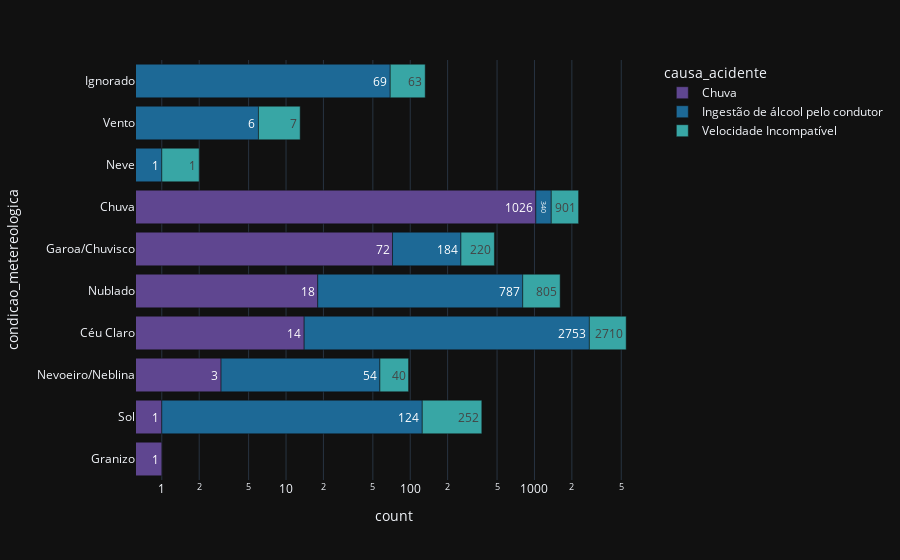

Notebook cell for this chart:
### Code cell
#choropleth_map(dados,'PB')
#line_chart(dados,"BR")
#scatter_chart(dados,'PB')
#scatter_map(dados,'PB')
#bar_chart(dados,'BR',['Ingestão de álcool pelo condutor',
       # 'Chuva',
       # 'Velocidade Incompatível'])

### Figure 1 — Plotly figure (JSON) as saved in the notebook; plotly's stock layout.template omitted (floating-point values rounded to 4 significant figures)
{"data": [{"alignmentgroup": "True", "hovertemplate": "causa_acidente=Chuva<br>count=%{text}<br>condicao_metereologica=%{y}<extra></extra>", "legendgroup": "Chuva", "marker": {"color": "rgb(95, 70, 144)", "pattern": {"shape": ""}}, "name": "Chuva", "offsetgroup": "Chuva", "orientation": "h", "showlegend": true, "text": [1, 1, 3, 14, 18, 72, 1026], "textposition": "auto", "type": "bar", "x": [1, 1, 3, 14, 18, 72, 1026], "xaxis": "x", "y": ["Granizo", "Sol", "Nevoeiro/Neblina", "Céu Claro", "Nublado", "Garoa/Chuvisco", "Chuva"], "yaxis": "y"}, {"alignmentgroup": "True", "hovertemplate": "causa_acidente=Ingestão de álcool pelo condutor<br>count=%{text}<br>condicao_metereologica=%{y}<extra></extra>", "legendgroup": "Ingestão de álcool pelo condutor", "marker": {"color": "rgb(29, 105, 150)", "pattern": {"shape": ""}}, "name": "Ingestão de álcool pelo condutor", "offsetgroup": "Ingestão de álcool pelo condutor", "orientation": "h", "showlegend": true, "text": [1, 6, 54, 69, 124, 184, 340, 787, 2753], "textposition": "auto", "type": "bar", "x": [1, 6, 54, 69, 124, 184, 340, 787, 2753], "xaxis": "x", "y": ["Neve", "Vento", "Nevoeiro/Neblina", "Ignorado", "Sol", "Garoa/Chuvisco", "Chuva", "Nublado", "Céu Claro"], "yaxis": "y"}, {"alignmentgroup": "True", "hovertemplate": "causa_acidente=Velocidade Incompatível<br>count=%{text}<br>condicao_metereologica=%{y}<extra></extra>", "legendgroup": "Velocidade Incompatível", "marker": {"color": "rgb(56, 166, 165)", "pattern": {"shape": ""}}, "name": "Velocidade Incompatível", "offsetgroup": "Velocidade Incompatível", "orientation": "h", "showlegend": true, "text": [1, 7, 40, 63, 220, 252, 805, 901, 2710], "textposition": "auto", "type": "bar", "x": [1, 7, 40, 63, 220, 252, 805, 901, 2710], "xaxis": "x", "y": ["Neve", "Vento", "Nevoeiro/Neblina", "Ignorado", "Garoa/Chuvisco", "Sol", "Nublado", "Chuva", "Céu Claro"], "yaxis": "y"}], "layout": {"barmode": "relative", "legend": {"title": {"text": "causa_acidente"}, "tracegroupgap": 0}, "margin": {"t": 60}, "xaxis": {"anchor": "y", "domain": [0, 1], "title": {"text": "count"}, "type": "log"}, "yaxis": {"anchor": "x", "domain": [0, 1], "title": {"text": "condicao_metereologica"}}}}
